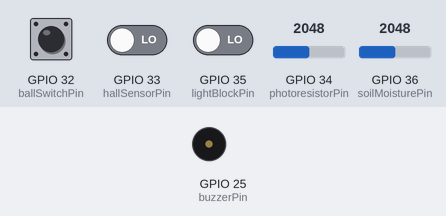
Bench run of a program on a simulated ESP32. On the bench: buzzer (waves = sounding, pin HIGH). The test bench sets the inputs (shaded band); at power-on: GPIO 36 (soilMoisturePin) = 2048, GPIO 32 (ballSwitchPin) LOW, GPIO 33 (hallSensorPin) LOW, GPIO 34 (photoresistorPin) = 2048, GPIO 35 (lightBlockPin) LOW. WiFi joins after 1.5 s; servers stay silent unless stated; what the program prints to the serial monitor is not drawn.

Above: at 3.0 s.
3.1 s: GPIO 36 (soilMoisturePin) set to 329
5.0 s: GPIO 36 (soilMoisturePin) set to 277
At 6.5 s:
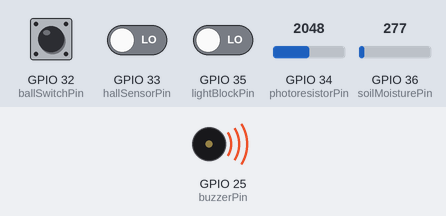
7.3 s: GPIO 36 (soilMoisturePin) set to 340
At 9.0 s:
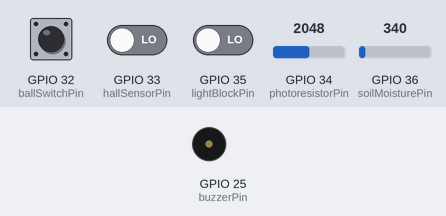
9.3 s: GPIO 36 (soilMoisturePin) set to 260
At 10.7 s:
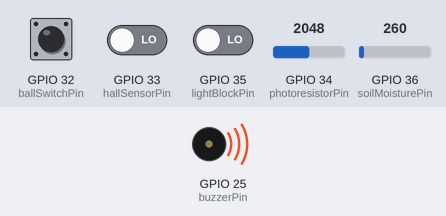
Timing chart, 0 to 12.3 s (numbered marks = the images above; inputs shaded):
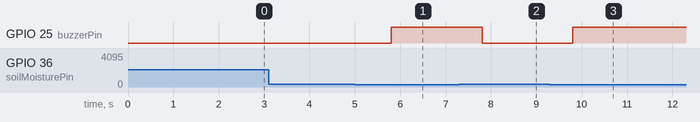

The program:

main.cpp
```cpp
#define BLYNK_PRINT Serial
#define BLYNK_TEMPLATE_ID "TMPL6mhhBSuv6"
#define BLYNK_TEMPLATE_NAME "SIC"
#define BLYNK_AUTH_TOKEN "jdxwS8baIFs-TGJvyHLtb-P4ZT7G0JRX"

#include <Arduino.h>
#include <WiFi.h>
#include <WiFiClient.h>
#include <BlynkSimpleEsp32.h>

// WiFi credentials
char ssid[] = "UTC-Office";
char pass[] = "";
const char *auth = "jdxwS8baIFs-TGJvyHLtb-P4ZT7G0JRX";

// Sensor pins
const int photoresistorPin = 34;  // Analog
const int lightBlockPin = 35;     // Digital
const int ballSwitchPin = 32;     // Digital
const int hallSensorPin = 33;     // Digital
const int soilMoisturePin = 36;   // Analog
const int buzzerPin = 25;         // Digital output

// Thresholds for landslide detection
const int soilMoistureThreshold = 300;  // Adjust based on calibration
bool landslideDetected = false;

BlynkTimer timer;

void sendSensorData();
void wifi();

void setup() {
  Serial.begin(9600);
  pinMode(lightBlockPin, INPUT);
  pinMode(ballSwitchPin, INPUT_PULLDOWN);  // Assuming normally open switch
  pinMode(hallSensorPin, INPUT);
  pinMode(buzzerPin, OUTPUT);
  digitalWrite(buzzerPin, LOW);

  wifi();

  timer.setInterval(1000L, sendSensorData);
}

void sendSensorData() {
  int photoresistorValue = analogRead(photoresistorPin);
  int lightBlockValue = digitalRead(lightBlockPin);
  int ballSwitchValue = digitalRead(ballSwitchPin);
  int hallSensorValue = digitalRead(hallSensorPin);
  int soilMoistureValue = analogRead(soilMoisturePin);

  Blynk.virtualWrite(V1, photoresistorValue);
  Blynk.virtualWrite(V2, lightBlockValue);
  Blynk.virtualWrite(V3, ballSwitchValue);
  Blynk.virtualWrite(V4, hallSensorValue);
  Blynk.virtualWrite(V5, soilMoistureValue);

  if ((ballSwitchValue == LOW || hallSensorValue == HIGH) && soilMoistureValue < soilMoistureThreshold) {
    if (!landslideDetected) {
      landslideDetected = true;
      Blynk.logEvent("landslide_alert", "Landslide detected! Warning!");
      digitalWrite(buzzerPin, HIGH);
    }
  } else {
    landslideDetected = false;
    digitalWrite(buzzerPin, LOW);
  }

  Serial.printf("Photoresistor: %d, LightBlock: %d, BallSwitch: %d, HallSensor: %d, SoilMoisture: %d\n", photoresistorValue, lightBlockValue, ballSwitchValue, hallSensorValue, soilMoistureValue);
}

void loop() {
  Blynk.run();
  timer.run();
}

void wifi(){
  WiFi.begin(ssid, pass);
  while(WiFi.status() != WL_CONNECTED){
    delay(500);
    Serial.print(".");
  }
  Serial.print("WiFi connected!");
  Blynk.begin(auth, ssid, pass);
}
```

Measured:
- the behaviour switches between 300 and 299 on GPIO 36 (soilMoisturePin) (found by bisection; images 0 and 1)
- after the input at 3.1 s, every drawn part: stays the same
- after the input at 5.0 s, GPIO 25 (buzzerPin): LOW → HIGH after 0.81 s
- after the input at 7.3 s, GPIO 25 (buzzerPin): HIGH → LOW after 0.51 s
- after the input at 9.3 s, GPIO 25 (buzzerPin): LOW → HIGH after 0.51 s
